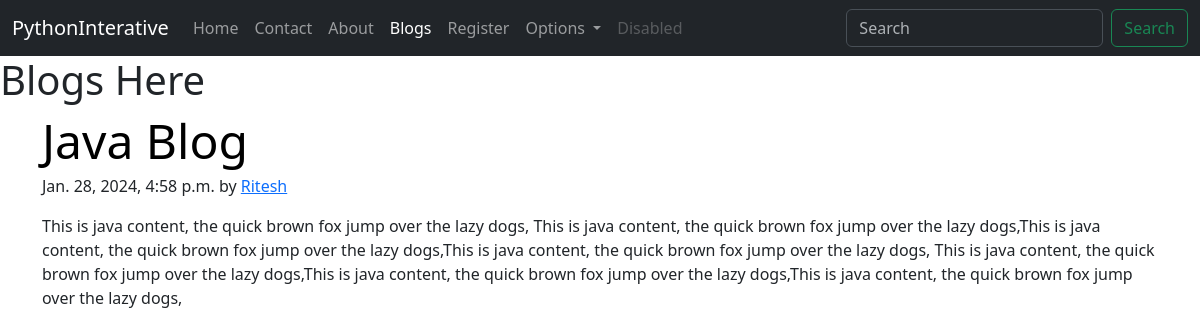
Page /blog/java-blog on the committed database.
### blogsite/models.py (models this page shows, shortened)
class Post(models.Model):
    sno = models.AutoField(primary_key=True)
    title = models.CharField(max_length=100)
    content =models.TextField()
    author =models.CharField(max_length=15)
    slug =models.CharField(max_length=50)
    timeStamp=models.DateTimeField(auto_now_add=True,blank=True)

### blogsite/views.py (the view)
# urls.py: path('<str:slug>', views.blogpost, name='blogpost'),
def blogpost(request,slug):
    post=Post.objects.filter(slug=slug).first()
    context={'post':post}
    return render(request,"blogsite/blogpost.html",context)

### templates/blogsite/blogpost.html (shortened to what this page needs)
{% extends 'home/base.html' %}
{% block blogactive %} active {% endblock %}
{% block name %}
    Blogs Here
 {% endblock %}
 {% block body %}
 <article class="container">
    <h2 class="display-5 link-body-emphasis mb-1">{{post.title}}</h2>
    <p class="blog-post-meta">{{post.timeStamp}} by <a href="#">{{post.author}}</a></p>
    <p>{{post.content}}</p>
    </article>
 {% endblock %}

### rows in the picture
Post: title "Java Blog", timeStamp "Jan. 28, 2024, 4:58 p.m.", author "Ritesh", content "This is java content, the quick brown fox jump over the lazy dogs, This is java content, the quick brown fox jump over the lazy dogs,This is java content, the quick brown fox jump over the lazy dogs,This is java content, the quick brown fox jump over the lazy dogs, This is java content, the quick brown fox jump over the lazy dogs,This is java content, the quick brown fox jump over the lazy dogs,This is java content, the quick brown fox jump over the lazy dogs,"
